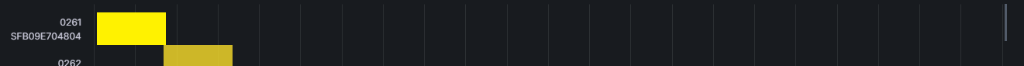
#> input picture artifacts/media1.png, 1024 x 66 px, found by its file name
$ python inspect_bounding_box.py
#> lines starting #> are read from the running program, lines starting #| are printed output that depends on the picture
import os
from PIL import Image

def inspect_box(path, name):
#> called with path = 'artifacts/media1.png', name = 'media1.png'
    print(f"=== Bounding box in {name} ===")
    if not os.path.exists(path):
        print("File does not exist.")
        return
    img = Image.open(path)
#> img is the input picture: PIL image 1024x66 RGBA; mean R, G, B, A 36.8, 38.8, 31.5, 255
    # Let's count colors inside X=[548, 617], Y=[0, 50]
    box = img.crop((548, 0, 617, 50))
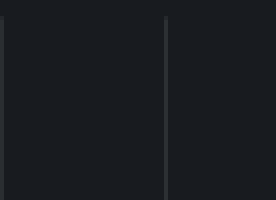
#> box: PIL image 69x50 RGBA (shown 4 times larger); mean R, G, B, A 24.5, 27.5, 31.5, 255
    colors = box.getcolors(box.width * box.height)
#> colors = [(45, (42, 46, 49, 255)), (3358, (24, 27, 31, 255)), (1, (37, 40, 44, 255)), (1, (36, 39, 43, 255)), (45, (44, 48, 51, 255))]
    if colors:
        sorted_colors = sorted(colors, key=lambda x: x[0], reverse=True)
#> sorted_colors = [(3358, (24, 27, 31, 255)), (45, (42, 46, 49, 255)), (45, (44, 48, 51, 255)), (1, (37, 40, 44, 255)), (1, (36, 39, 43, 255))]
        print("Top colors inside the box:")
        for count, rgba in sorted_colors[:10]:
            print(f"  {rgba}: {count} pixels ({count/(box.width*box.height)*100:.1f}%)")
#> this loop made 5 passes
#> (count, rgba) on passes 1 to 5: (3358, (24, 27, 31, 255)), (45, (42, 46, 49, 255)), (45, (44, 48, 51, 255)), (1, (37, 40, 44, 255)), (1, (36, 39, 43, 255))
#|   (24, 27, 31, 255): 3358 pixels (97.3%)
#|   (42, 46, 49, 255): 45 pixels (1.3%)
#|   (44, 48, 51, 255): 45 pixels (1.3%)
#|   (37, 40, 44, 255): 1 pixels (0.0%)
#|   (36, 39, 43, 255): 1 pixels (0.0%)

inspect_box("artifacts/media1.png", "media1.png")
inspect_box("artifacts/media2.png", "media2.png")
#> call 2 of inspect_box, with path = 'artifacts/media2.png', name = 'media2.png'
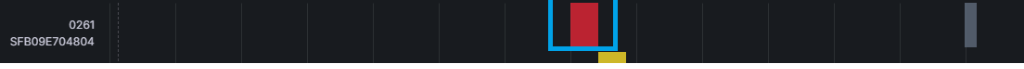
#> input picture artifacts/media2.png, 1024 x 69 px, found by its file name
#> in inspect_box, img is the input picture: PIL image 1024x69 RGBA; mean R, G, B, A 48.9, 50.6, 54.7, 255
#> in inspect_box (call 2), `box = img.crop((548, 0, 617, 50))`:
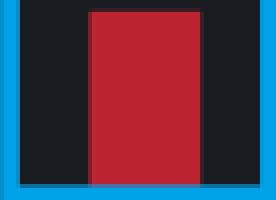
#> box: PIL image 69x50 RGBA (shown 4 times larger); mean R, G, B, A 76.8, 55.3, 75.2, 255
#> in inspect_box (call 2), `colors = box.getcolors(box.width * box.height)`: colors = 21 items
#> the loop in inspect_box (call 2), `for count, rgba in sorted_colors[:10]:` made 10 passes
#> (count, rgba) on passes 1 to 10: (1484, (24, 27, 31, 255)), (1118, (187, 35, 49, 255)), (486, (0, 162, 232, 255)), (50, (4, 142, 202, 255)), (46, (4, 140, 199, 255)), (46, (2, 153, 218, 255)), (43, (63, 29, 35, 255)), (42, (188, 37, 51, 255)), (42, (119, 34, 44, 255)), (31, (9, 112, 158, 255))
#|   (24, 27, 31, 255): 1484 pixels (43.0%)
#|   (187, 35, 49, 255): 1118 pixels (32.4%)
#|   (0, 162, 232, 255): 486 pixels (14.1%)
#|   (4, 142, 202, 255): 50 pixels (1.4%)
#|   (4, 140, 199, 255): 46 pixels (1.3%)
#|   (2, 153, 218, 255): 46 pixels (1.3%)
#|   (63, 29, 35, 255): 43 pixels (1.2%)
#|   (188, 37, 51, 255): 42 pixels (1.2%)
#> (further printed lines are left out)
